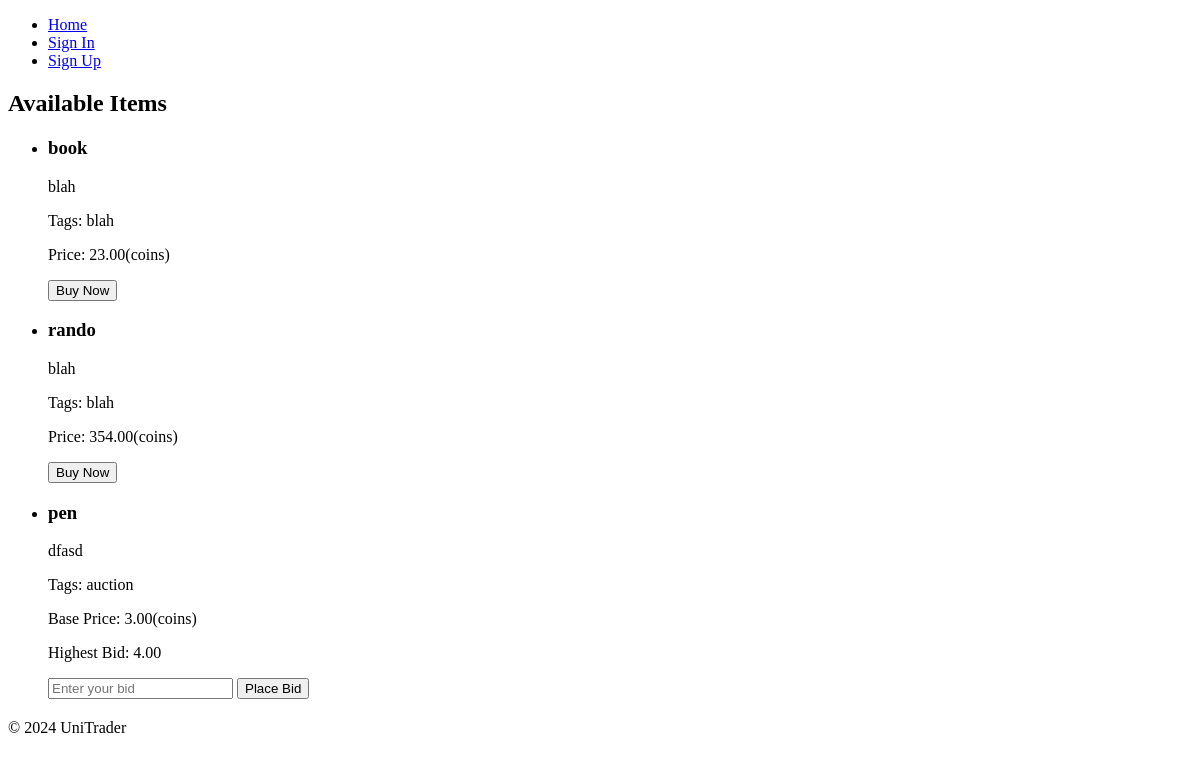
The page /buy/ on the database as committed earlier.
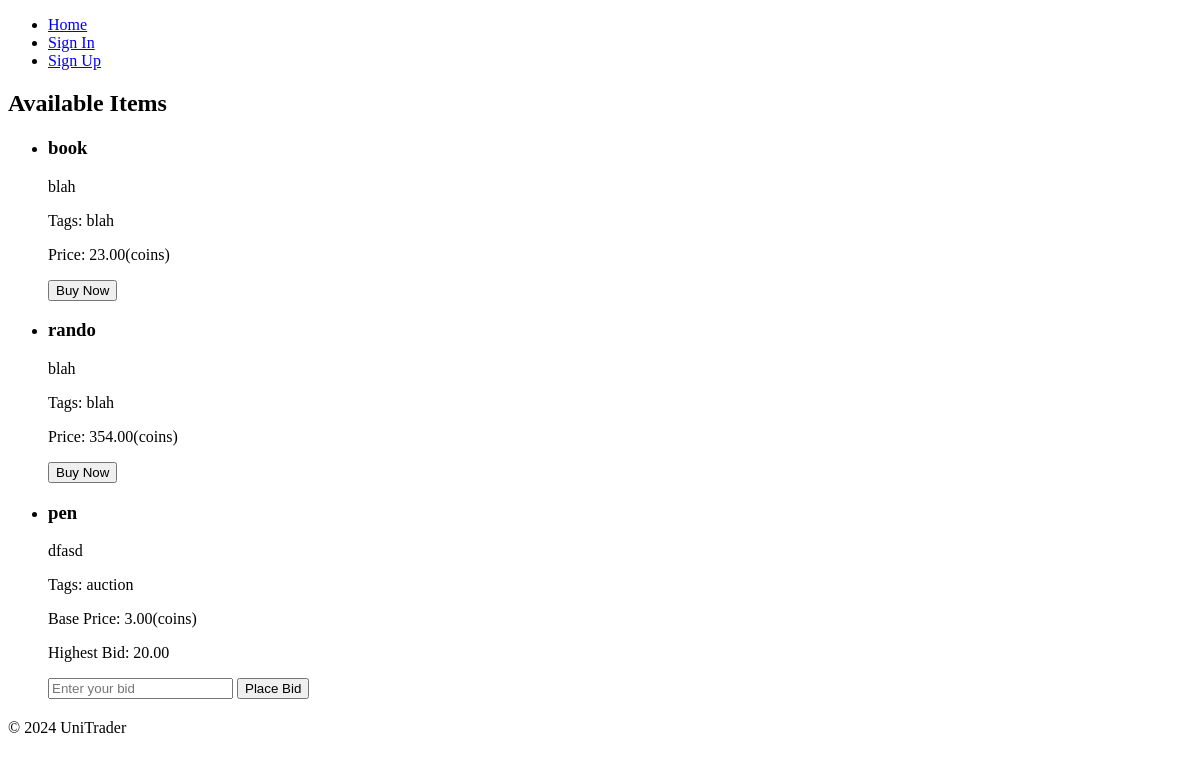
The same page on the database as committed later.
### unitrader/models.py (models this page shows, shortened)
class Item(models.Model):
    item_title = models.CharField(max_length=100)
    item_description = models.TextField()
    item_tags = models.CharField(max_length=255, blank=True, null=True)  # Tags can be optional
    item_age = models.IntegerField(null=True, blank=True)  # Age can be optional
    base_price = models.DecimalField(max_digits=10, decimal_places=2)
    item_image = models.ImageField(upload_to='item_images/', blank=True, null=True)  # File upload field
    quantity = models.IntegerField(default=1)
    seller = models.ForeignKey(User, on_delete=models.CASCADE)  # Reference to the seller
    created_at = models.DateTimeField(auto_now_add=True)
    updated_at = models.DateTimeField(auto_now=True)
    highest_bid = models.DecimalField(max_digits=10, decimal_places=2, default=0.00)
    highest_bidder = models.ForeignKey(User, on_delete=models.SET_NULL, null=True, blank=True, related_name='highest_bidder')
    bidding_end_time = models.DateTimeField()  # Set this when the item is created
    status = models.CharField(
        max_length=20,
        choices=[('available', 'Available'), ('sold', 'Sold')],
        default='available'
    )

### unitrader/views.py (the view)
# urls.py: path('buy/', views.buy_items, name='buy_items'),
def buy_items(request):
    available_items = Item.objects.filter(status='available')  # Only display available items
    return render(request, 'unitrader/buy_items.html', {'items': available_items})

### templates/unitrader/buy_items.html (shortened to what this page needs)
{% extends "unitrader/base.html" %}
{% block content %}
<h2>Available Items</h2>
{% if items %}
    <ul>
    {% for item in items %}
        <li>
            <h3>{{ item.item_title }}</h3>
            <p>{{ item.item_description }}</p>
            <p>Tags: {{ item.item_tags }}</p>
            {% if item.item_tags|lower == "auction" %}
            <p>Base Price: {{ item.base_price  }}(coins)</p>
            <p>Highest Bid: {{ item.highest_bid }}</p>
                <form method="POST" action="{% url 'bid_on_item' item.id %}">
                    <input type="number" name="bid_amount" placeholder="Enter your bid" required>
                    <button type="submit">Place Bid</button>
                </form>
            {% elif item.item_tags|lower != "auction" %}
            <p>Price: {{ item.base_price }}(coins)</p>
                <form method="POST" action="{% url 'buy_now' item.id %}">
                    <button type="submit">Buy Now</button>
                </form>
            {% endif %}
        </li>
    {% endfor %}
    </ul>
{% else %}
    <p>No items are available for purchase right now.</p>
{% endif %}
{% endblock %}

Rows that differ between the two databases and show on the page:
changed Item "pen": highest_bid "4.00" → "20.00"
